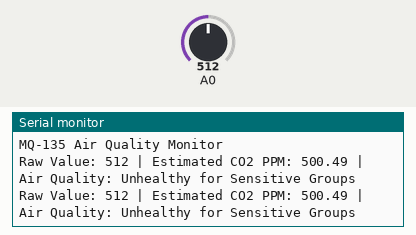
Simulated run of this sketch. Board: Arduino Uno, built with avr-gcc and run on an emulated ATmega328P. On the bench: the last lines printed to the serial monitor. Inputs (shaded band) come from the test bench; at power-on: A0 = 512.

Above: at 2.8 s.
2.9 s: A0 set to 390
At 5.1 s:
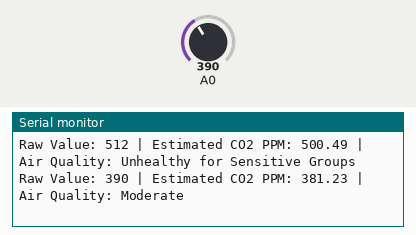
7.5 s: A0 set to 190
At 8.4 s:
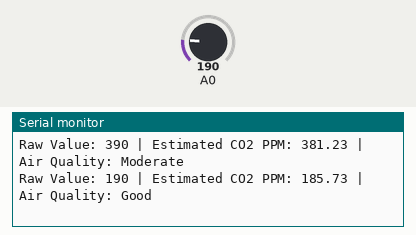
11.5 s: A0 set to 716
At 12.8 s:
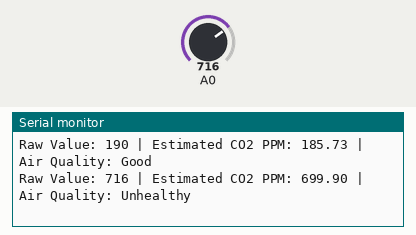
15.5 s: A0 set to 900
At 17.3 s:
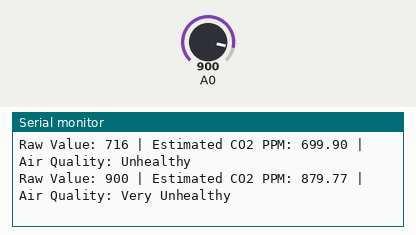

Measured:
- after the input at 2.9 s, the serial monitor: prints a new line after 1.2 s (image 1)
- after the input at 7.5 s, the serial monitor: prints a new line after 0.59 s (image 2)
- after the input at 11.5 s, the serial monitor: prints a new line after 0.59 s (image 3)
- after the input at 15.5 s, the serial monitor: prints a new line after 0.60 s (image 4)

The sketch:

MQ135.ino
```cpp
// MQ-135 Sensor with NodeMCU
// Shows raw value, estimated CO2 ppm, and air quality level

void setup() {
  Serial.begin(9600);
  Serial.println("MQ-135 Air Quality Monitor");
}

void loop() {
  int analogValue = analogRead(A0);  // Read from analog pin A0

  // Estimate PPM (very rough scaling – for demo purposes only)
  float ppm = analogValue * (1000.0 / 1023.0); // map 0–1023 to 0–1000 ppm

  // Determine air quality level
  String airQuality;

  if (ppm <= 200) {
    airQuality = "Good";
  } else if (ppm <= 400) {
    airQuality = "Moderate";
  } else if (ppm <= 600) {
    airQuality = "Unhealthy for Sensitive Groups";
  } else if (ppm <= 800) {
    airQuality = "Unhealthy";
  } else if (ppm <= 1000) {
    airQuality = "Very Unhealthy";
  } else {
    airQuality = "Hazardous";
  }

  // Print to Serial Monitor
  Serial.print("Raw Value: ");
  Serial.print(analogValue);
  Serial.print(" | Estimated CO2 PPM: ");
  Serial.print(ppm);
  Serial.print(" | Air Quality: ");
  Serial.println(airQuality);

  delay(2000); // wait before next read
}
```
